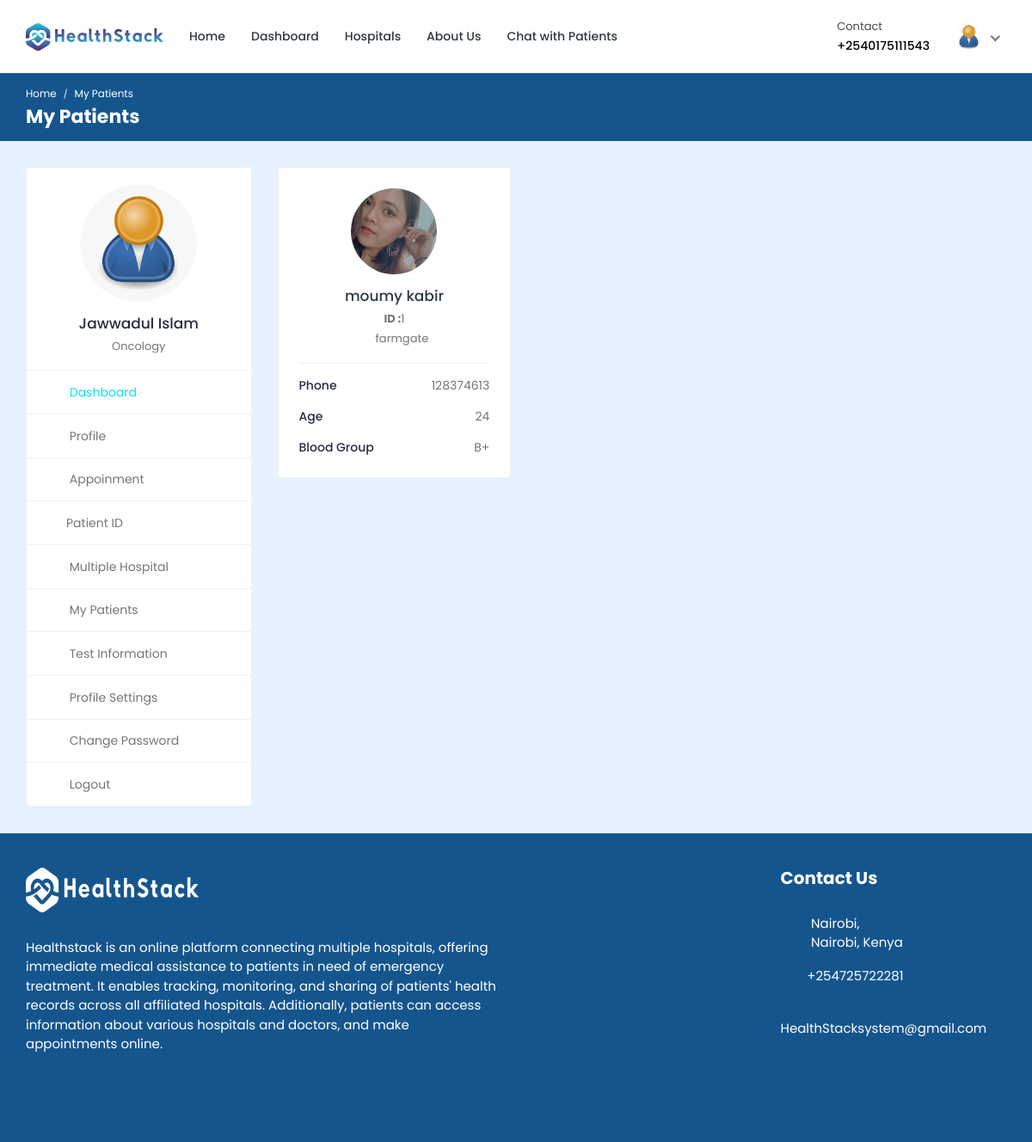
Page /doctor/my-patients/ (signed in) on the committed database.
### doctor/models.py (models this page shows, shortened)
class Doctor_Information(models.Model):
    DOCTOR_TYPE = (
        ('Cardiologists', 'Cardiologists'),
        ('Neurologists', 'Neurologists'),
        ('Pediatricians', 'Pediatricians'),
        ('Physiatrists', 'Physiatrists'),
        ('Dermatologists', 'Dermatologists'),
    )
    doctor_id = models.AutoField(primary_key=True)
    user = models.OneToOneField(User, on_delete=models.CASCADE, null=True, blank=True, related_name='profile')
    name = models.CharField(max_length=200, null=True, blank=True)
    username = models.CharField(max_length=200, null=True, blank=True)
    gender = models.CharField(max_length=200, null=True, blank=True)
    description = models.TextField(max_length=1000, null=True, blank=True)
    department = models.CharField(max_length=200, choices=DOCTOR_TYPE, null=True, blank=True)
    department_name = models.ForeignKey(hospital_department, on_delete=models.SET_NULL, null=True, blank=True)
    specialization = models.ForeignKey(specialization, on_delete=models.SET_NULL, null=True, blank=True)
    featured_image = models.ImageField(upload_to='doctors/', default='doctors/user-default.png', null=True, blank=True)
    certificate_image = models.ImageField(upload_to='doctors_certificate/', default='doctors_certificate/default.png', null=True, blank=True)
    email = models.EmailField(max_length=200, null=True, blank=True)
    phone_number = models.CharField(max_length=200, null=True, blank=True)
    nid = models.CharField(max_length=200, null=True, blank=True)
    visiting_hour = models.CharField(max_length=200, null=True, blank=True)
    consultation_fee = models.IntegerField(null=True, blank=True)
    report_fee = models.IntegerField(null=True, blank=True)
    dob = models.CharField(max_length=200, null=True, blank=True)
    institute = models.CharField(max_length=200, null=True, blank=True)
    degree = models.CharField(max_length=200, null=True, blank=True)
    completion_year = models.CharField(max_length=200, null=True, blank=True)
    work_place = models.CharField(max_length=200, null=True, blank=True)
    designation = models.CharField(max_length=200, null=True, blank=True)
    start_year = models.CharField(max_length=200, null=True, blank=True)
    end_year = models.CharField(max_length=200, null=True, blank=True)
    register_status =  models.CharField(max_length=200, null=True, blank=True)
    hospital_name = models.ForeignKey(Hospital_Information, on_delete=models.SET_NULL, null=True, blank=True)

class Appointment(models.Model):
    APPOINTMENT_TYPE = (
        ('report', 'report'),
        ('checkup', 'checkup'),
    )
    APPOINTMENT_STATUS = (
        ('pending', 'pending'),
        ('confirmed', 'confirmed'),
        ('cancelled', 'cancelled'),
    )
    id = models.AutoField(primary_key=True)
    date = models.DateField(null=True, blank=True)
    time = models.CharField(max_length=200, null=True, blank=True)
    doctor = models.ForeignKey(Doctor_Information, on_delete=models.CASCADE, null=True, blank=True)
    patient = models.ForeignKey(Patient, on_delete=models.CASCADE, null=True, blank=True)
    appointment_type = models.CharField(max_length=200, choices=APPOINTMENT_TYPE)
    appointment_status = models.CharField(max_length=200, choices=APPOINTMENT_STATUS)
    serial_number = models.CharField(max_length=200, null=True, blank=True)
    payment_status = models.CharField(max_length=200, null=True, blank=True, default='pending')
    transaction_id = models.CharField(max_length=255, null=True, blank=True)
    message = models.CharField(max_length=255, null=True, blank=True)

### hospital_admin/models.py (models this page shows, shortened)
class specialization(models.Model):
    specialization_id = models.AutoField(primary_key=True)
    specialization_name = models.CharField(max_length=200, null=True, blank=True)
    hospital = models.ForeignKey(Hospital_Information, on_delete=models.CASCADE, null=True, blank=True)

### hospital/models.py (models this page shows, shortened)
class Patient(models.Model):
    patient_id = models.AutoField(primary_key=True)
    user = models.OneToOneField(User, on_delete=models.CASCADE, null=True, blank=True, related_name='patient')
    name = models.CharField(max_length=200, null=True, blank=True)
    username = models.CharField(max_length=200, null=True, blank=True)
    age = models.IntegerField(null=True, blank=True)
    email = models.EmailField(max_length=200, null=True, blank=True)
    phone_number = models.IntegerField(null=True, blank=True)
    address = models.CharField(max_length=200, null=True, blank=True)
    featured_image = models.ImageField(upload_to='patients/', default='patients/user-default.png', null=True, blank=True)
    blood_group = models.CharField(max_length=200, null=True, blank=True)
    history = models.CharField(max_length=200, null=True, blank=True)
    dob = models.CharField(max_length=200, null=True, blank=True)
    nid = models.CharField(max_length=200, null=True, blank=True)
    serial_number = models.CharField(max_length=200, null=True, blank=True)
    login_status = models.CharField(max_length=200, null=True, blank=True, default="offline")

### doctor/views.py (the view)
# urls.py: path('my-patients/', views.my_patients, name='my-patients'),
@csrf_exempt
@login_required(login_url="doctor-login")
def my_patients(request):
    if request.user.is_doctor:
        doctor = Doctor_Information.objects.get(user=request.user)
        appointments = Appointment.objects.filter(doctor=doctor).filter(appointment_status='confirmed')
    else:
        redirect('doctor-logout')
    context = {'doctor': doctor, 'appointments': appointments}
    return render(request, 'my-patients.html', context)

### templates/my-patients.html (shortened to what this page needs)
{% load static %}
<!DOCTYPE html>
<html lang="en">
<head>
		<link rel="stylesheet" href="{% static 'HealthStack-System/css/Normal/bootstrap.min.css' %}">
		<link rel="stylesheet" href="{% static 'HealthStack-System/plugins/Normal/fontawesome/css/fontawesome.min.css' %}">
		<link rel="stylesheet" href="{% static 'HealthStack-System/plugins/Normal/fontawesome/css/all.min.css' %}">
		<link rel="stylesheet" href="{% static 'HealthStack-System/css/Normal/style.css' %}">
	</head>
	<body>
		<div class="main-wrapper">
			<header class="header">{% include 'doctor-navbar.html' %}</header>
			<div class="breadcrumb-bar">
				<div class="container-fluid">
					<div class="row align-items-center">
						<div class="col-md-12 col-12">
							<nav aria-label="breadcrumb" class="page-breadcrumb">
								<ol class="breadcrumb">
									<li class="breadcrumb-item"><a href="{% url 'doctor-dashboard' %}">Home</a></li>
									<li class="breadcrumb-item active" aria-current="page">My Patients</li>
								</ol>
							</nav>
							<h2 class="breadcrumb-title">My Patients</h2>
						</div>
					</div>
				</div>
			</div>
			<div class="content">
				<div class="container-fluid">
					<div class="row">
						<div class="col-md-5 col-lg-4 col-xl-3 theiaStickySidebar">
							<div>{% include 'doctor-sidebar.html' %}</div>
						</div>
						<div class="col-md-7 col-lg-8 col-xl-9">
							<div class="row row-grid">
								{% for appointment in appointments %}
								<div class="col-md-6 col-lg-4 col-xl-3">
									<div class="card widget-profile pat-widget-profile">
										<div class="card-body">
											<div class="pro-widget-content">
												<div class="profile-info-widget">
													<a href="{% url 'patient-profile' pk=appointment.patient.patient_id %}" class="booking-doc-img">
														<img src="{{appointment.patient.featured_image.url}}" alt="User Image">
													</a>
													<div class="profile-det-info">
														<h3><a href="{% url 'patient-profile' pk=appointment.patient.patient_id %}">{{appointment.patient.name}}</a></h3>
														<div class="patient-details">
															<h5><b>ID :</b>{{appointment.patient.patient_id}}</h5>
															<h5 class="mb-0"><i class="fas fa-map-marker-alt"></i>{{appointment.patient.address}}</h5>
														</div>
													</div>
												</div>
											</div>
											<div class="patient-info">
												<ul>
													<li>Phone <span>{{appointment.patient.phone_number}}</span></li>
													<li>Age <span>{{appointment.patient.age}}</span></li>
													<li>Blood Group <span>{{appointment.patient.blood_group}}</span></li>
												</ul>
											</div>
										</div>
									</div>
								</div>
								{% endfor %}
							</div>
						</div>
					</div>
				</div>
			</div>
			{% include 'footer.html' %}
		</div>
	</body>
</html>

### templates/doctor-navbar.html (shortened to what this page needs)
{% load static %}
<nav class="navbar navbar-expand-lg header-nav">
  <div class="navbar-header">
    <a href="{% url 'hospital_home'%}" class="navbar-brand logo">
      <img
        src="{% static 'HealthStack-System/images/Normal/logo.jpg' %}"
        class="img-fluid"
        alt="Logo"
      />
    </a>
  </div>
  <div class="main-menu-wrapper">
    <ul class="main-nav">
      <li>
        <a href="{% url 'hospital_home'%}">Home</a>
      </li>
      <li>
        <a href="{% url 'doctor-dashboard'%}">Dashboard</a>
      </li>
      <li><a href="{% url 'multiple-hospital' %}" style="text-decoration: none;">Hospitals</a></li>
      <li>
        <a href="{% url 'about-us'%}">About Us</a>
      </li>
      <li>
        <a href="{% url 'chat-home' pk=user.id %}">Chat with Patients</a>
      </li>
    </ul>
  </div>
  <ul class="nav header-navbar-rht">
    <li class="nav-item contact-item">
      <div class="header-contact-img">
        <i class="far fa-hospital"></i>
      </div>
      <div class="header-contact-detail">
        <p class="contact-header">Contact</p>
        <p class="contact-info-header">+254{{doctor.phone_number}}</p>
      </div>
    </li>
    <li class="nav-item dropdown has-arrow logged-item">
      <a href="#" class="dropdown-toggle nav-link" data-toggle="dropdown">
        <span class="user-img">
          <img
            class="rounded-circle"
            src="{{ doctor.featured_image.url }}"
            width="31"
            alt="Darren Elder"
          />
        </span>
      </a>
    </li>
  </ul>
</nav>

### templates/doctor-sidebar.html (shortened to what this page needs)
{% load static %}
<div class="profile-sidebar">
  <div class="widget-profile pro-widget-content">
    <div class="profile-info-widget">
      <a href="#" class="booking-doc-img">
        <img
          src="{{ doctor.featured_image.url }}"
          alt="User Image"
        />
      </a>
      <div class="profile-det-info">
        <h3>{{ doctor.name }}</h3>
        <div class="patient-details">
          <h5 class="mb-0">{{doctor.specialization.specialization_name}}</h5>
        </div>
      </div>
    </div>
  </div>
  <div class="dashboard-widget">
    <nav class="dashboard-menu sidebar">
      <ul>
        <li class="active">
          <a href="{% url 'doctor-dashboard' %}">
            <i class="fas fa-columns"></i>
            <span>Dashboard</span>
          </a>
        </li>
        <li>
        <a href="{% url 'doctor-profile' pk=doctor.doctor_id %}">
          <i class="fas fa-user"></i>
          <span>Profile</span>
        </a>
      </li>
        <li>
          <a href="{% url 'appointments'%}">
            <i class="fas fa-user-circle"></i>
            <span>Appoinment</span>
          </a>
        </li>
        <li class="nav-item has-submenu">
            <a href="#" class="nav-link"><i class="fas fa-search"></i><span>Patient ID</span></a>
        </li>
        <li>
          <a href="{% url 'multiple-hospital' %}">
            <i class="fas fa-hospital"></i>
            <span>Multiple Hospital</span>
          </a>
      </li>
        <li>
          <a href="{% url 'my-patients' %}">
            <i class="fas fa-user-injured"></i>
            <span>My Patients</span>
          </a>
        </li>
        <li>
          <a href="{% url 'doctor-test-list'%}" target="_blank">
            <i class="fas fa-hourglass-start"></i>
            <span>Test Information</span>
          </a>
        </li>
        <li>
          <a
            href="{% url 'doctor-profile-settings' %}"
          >
            <i class="fas fa-user-cog"></i>
            <span>Profile Settings</span>
          </a>
        </li>
        <li>
          <a href="{% url 'doctor-change-password' pk=user.id%}">
            <i class="fas fa-lock"></i>
            <span>Change Password</span>
          </a>
        </li>
        <li>
          <a href="{% url 'doctor-logout'%}">
            <i class="fas fa-sign-out-alt"></i>
            <span>Logout</span>
          </a>
        </li>
      </ul>
    </nav>
  </div>
</div>

### rows in the picture
Doctor_Information: phone_number "0175111543", featured_image (placeholder picture), name "Jawwadul Islam", specialization.specialization_name "Oncology"
Appointment: patient.featured_image (picture), patient.name "moumy kabir", patient.patient_id "1", patient.address "farmgate", patient.phone_number "128374613", patient.age "24", patient.blood_group "B+"
